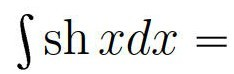
#> input picture Эксперименты/интегралы/image/13V.jpg, 234 x 74 px; its folder holds 4 pictures in this run
$ python test.py
#> lines starting #> are read from the running program, lines starting #| are printed output that depends on the picture; pictures that were not available may be replaced by others from this repository, and a replacement may not be noted
# УСТАНОВКА cv2: pip install opencv-python

from random import randint
import cv2

k = int(input('Количество повторений: '))
#> the answer given: 3
t=int(input('Время на ответ: '))
#> the answer given: 3
m=[randint(1, 16) for x in range(k)]
for i in m:
    img = cv2.imread(f'image/{i}V.jpg')
#> img is the input picture: shape (74, 234, 3); mean B, G, R 235.1, 235.9, 235.4
    img = cv2.resize(img, None, fx=2, fy=2, interpolation=cv2.INTER_CUBIC)
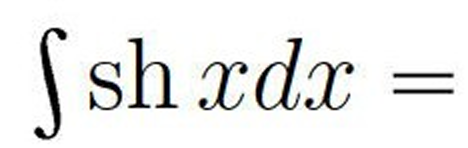
#> img: shape (148, 468, 3); mean B, G, R 235, 235.7, 235.3
    cv2.imshow("Window", img)
    cv2.setWindowProperty("Window", cv2.WND_PROP_TOPMOST, 1)
    cv2.waitKey(t*1000)
    cv2.destroyAllWindows()


    img = cv2.imread(f'image/{i}.jpg')
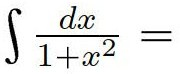
#> input picture Эксперименты/интегралы/image/10V.jpg, 180 x 74 px, given in place of 13.jpg, which was not available
#> img is the input picture: shape (74, 180, 3); mean B, G, R 234, 234.6, 234.3
    img = cv2.resize(img, None, fx=2, fy=2, interpolation=cv2.INTER_CUBIC)
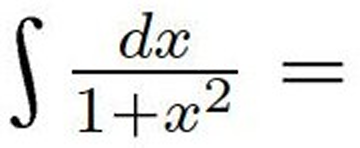
#> img: shape (148, 360, 3); mean B, G, R 233.9, 234.4, 234.2
    cv2.imshow("Window", img)
    cv2.setWindowProperty("Window", cv2.WND_PROP_TOPMOST, 1)
    cv2.waitKey(t*1000)
    cv2.destroyAllWindows()
#> pass 2 of the loop `for i in m:`:
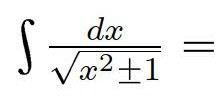
#> input picture Эксперименты/интегралы/image/11V.jpg, 222 x 99 px, given in place of 14V.jpg, which was not available
#> img is the input picture: shape (99, 222, 3); mean B, G, R 239, 239.3, 239.2
#> `img = cv2.resize(img, None, fx=2, fy=2, interpolation=cv2.INTER_CUBIC)`:
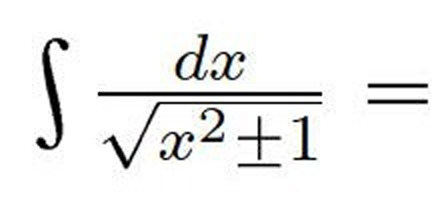
#> img: shape (198, 444, 3); mean B, G, R 238.8, 239.1, 238.9
#> (the run stopped early here; a loop or call above may not have finished)
